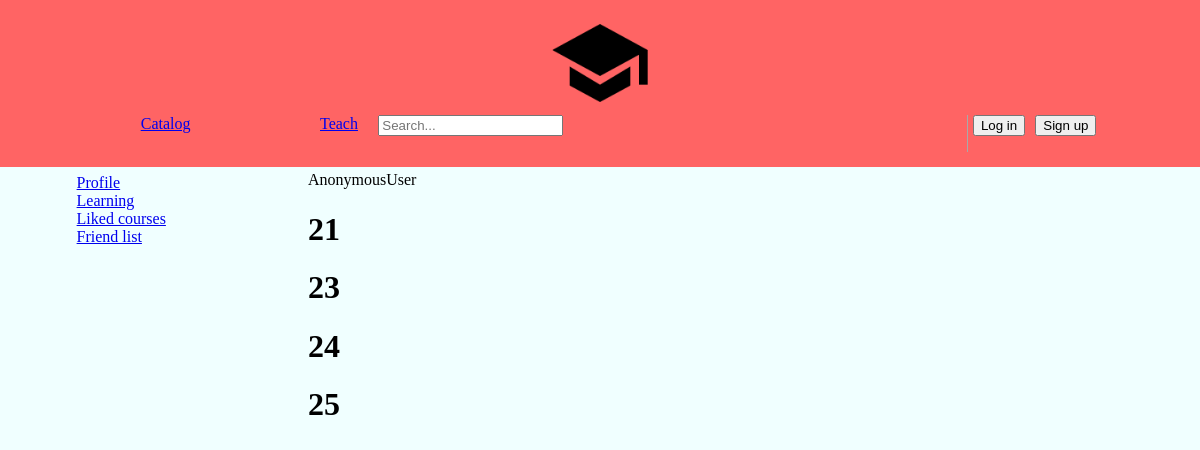
/account/liked, run on the app's committed database.
### main/models.py (models this page shows, shortened)
class Course(models.Model):
    coursename = models.CharField(max_length=256, null=False)
    teacher = models.CharField(max_length=32, null=False)
    icon = models.ImageField(upload_to='course_images' , null=False)
    price = models.DecimalField(max_digits=8, decimal_places=2)
    added = models.ManyToManyField(User, default=None,related_name='added')
    learn_user = models.ManyToManyField(User,blank=True,related_name='learn_user')
    liked = models.BooleanField(default=False)

### teach/views.py (the view)
# urls.py: path('account/liked', teach.views.liked, name='liked'),
def liked(request):
    courses = Course.objects.all().filter(
    )
    return render(request , 'teach/liked1.html',{
        'courses':courses,
        'request':request,
    })

### teach/templates/teach/liked1.html
{% include 'main/header.html' %}
<div class="main" style="display: flex">
    {% include 'teach/list.html' %}
    <div class="nav2">
        <p>
            {{ request.user }}
        </p>
        {% for c in courses %} {% for request.user.username in c.added.all%}
        <h1>{{ c.id }}</h1>
        {% endfor %} {% endfor %}
    </div>
</div>

### main/static/main/test.css (style rules this page uses)
body { background-color: azure; }

### data on the page
Course: id "21"
Course: id "23"
Course: id "24"
Course: id "25"

### other printed values
{{ request.user }} "AnonymousUser"
